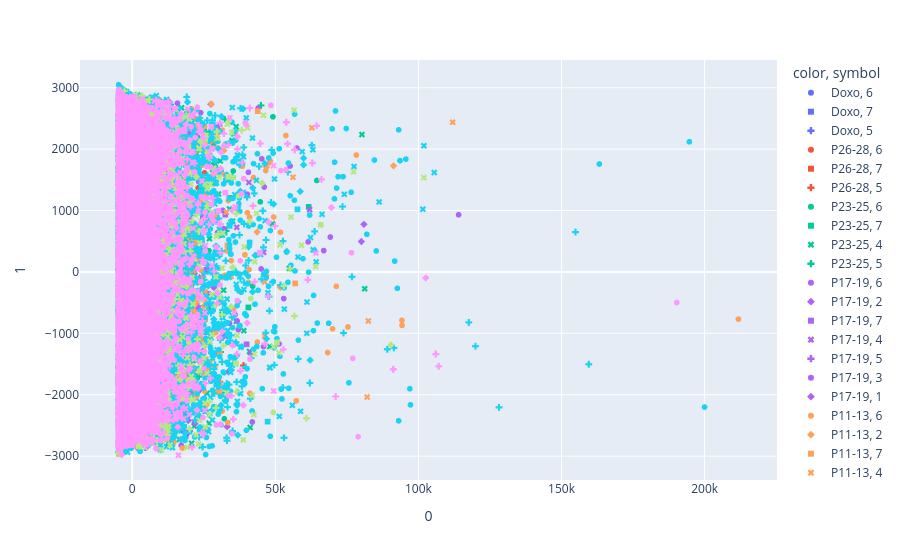

Source (notebook cell):
### Code cell
from sklearn.decomposition import PCA
n_components = 2
pca = PCA(n_components)

x_df = this_df[vars.__add__
    (["AllGroups",
    "Replicate_Number","AreaShape_Area"])].dropna()
display(x_df)
components = pca.fit_transform(x_df[vars])
display(components)

fig = px.scatter(components, x=0, y=1, color=x_df["AllGroups"],symbol=x_df["Replicate_Number"])
total_var = pca.explained_variance_ratio_.sum() * 100

# labels = {str(i): f"PC {i + 1}" for i in range(n_components)}
# labels["color"] = "AllGroups"

# fig = px.scatter_matrix(
#     components,
#     color=x_df["AllGroups"],
#     dimensions=range(n_components),
#     labels=labels,
#     title=f"Total Explained Variance: {total_var:.2f}%",
# )
# fig.update_traces(diagonal_visible=False)
fig.show()

# labels = {
#     str(i): f"PC {i + 1} ({var:.1f}%)"
#     for i, var in enumerate(pca.explained_variance_ratio_ * 100)
# }

# fig = px.scatter_matrix(
#     components, labels=labels, dimensions=range(4), color=df["species"]
# )
# fig.update_traces(diagonal_visible=False)
# fig.show()

### Figure 1 — Plotly figure (JSON) as saved in the notebook; plotly's stock layout.template omitted (floating-point values rounded to 4 significant figures; data arrays with more than 128 entries replaced by an {"elided": "..."} marker saying what was removed)
{"data": [{"hovertemplate": "color=Doxo<br>symbol=6<br>0=%{x}<br>1=%{y}<extra></extra>", "legendgroup": "Doxo, 6", "marker": {"color": "#636efa", "symbol": "circle"}, "mode": "markers", "name": "Doxo, 6", "showlegend": true, "type": "scattergl", "x": {"elided": "287 float values"}, "xaxis": "x", "y": {"elided": "287 float values"}, "yaxis": "y"}, {"hovertemplate": "color=Doxo<br>symbol=7<br>0=%{x}<br>1=%{y}<extra></extra>", "legendgroup": "Doxo, 7", "marker": {"color": "#636efa", "symbol": "square"}, "mode": "markers", "name": "Doxo, 7", "showlegend": true, "type": "scattergl", "x": [-4319.0, 585.4, -4441.0, -177.4, -3665.0, 4886.0, -3723.0, -1952.0, -4450.0, -4060.0, 10410.0, -805.3, -4304.0, -888.3, -3812.0, -4044.0, -1479.0, -4042.0, -2170.0, -4231.0, -3842.0, -4305.0, -3629.0, -4128.0, -3162.0, 244.3, -3853.0, -4132.0, -3724.0, -2603.0, -3858.0, -4464.0, -4233.0, -1352.0, -4240.0, -2767.0, -4081.0, -873.0, -4143.0, -3981.0, 5861.0, -4492.0, -4575.0, -3357.0, -4218.0, -3543.0, -2221.0, -4636.0, 2362.0, 1281.0, -4509.0, -3576.0, -3635.0, -2812.0, -4347.0, -2757.0, -3857.0, -3882.0, -4047.0, -1553.0, -4288.0, -3766.0, -4318.0, 6122.0, -3782.0, -4224.0, -2774.0, -4166.0, 821.8, -3984.0, -3826.0, -4552.0, -2418.0, -975.8, 1034.0, -941.7, -3193.0, -3917.0, -3988.0, -3823.0, -3594.0, -4282.0], "xaxis": "x", "y": [1647.0, 2102.0, -2377.0, -2224.0, 18.8, 2262.0, -701.5, -2348.0, -1211.0, 1370.0, 1898.0, 2415.0, -675.8, -1151.0, -1717.0, -292.2, -650.7, 374.7, 1281.0, -10.53, 1635.0, -2056.0, -982.5, -1272.0, -965.3, 933.4, 29.98, 1161.0, 2100.0, 2035.0, -1485.0, -987.5, -879.2, 2204.0, -2385.0, 427.3, 733.5, 257.5, -1506.0, -816.3, -345.2, -1792.0, 2148.0, -1929.0, -1661.0, 1113.0, 1326.0, -1982.0, -1694.0, -2029.0, -2201.0, -531.7, 2208.0, 22.21, 2688.0, -2413.0, -1393.0, 1037.0, -1240.0, -1679.0, -2798.0, 1129.0, 2271.0, 77.65, 1958.0, 2508.0, -2429.0, -1099.0, 1372.0, 1732.0, -1859.0, 1353.0, 577.3, 14.74, 2592.0, -955.8, 1820.0, 2472.0, 2218.0, -2014.0, -2376.0, 1947.0], "yaxis": "y"}, {"hovertemplate": "color=Doxo<br>symbol=5<br>0=%{x}<br>1=%{y}<extra></extra>", "legendgroup": "Doxo, 5", "marker": {"color": "#636efa", "symbol": "cross"}, "mode": "markers", "name": "Doxo, 5", "showlegend": true, "type": "scattergl", "x": [-4089.0, -3791.0, -769.6, -3267.0, -3505.0, -3901.0, 3646.0, -3040.0, 1720.0, -1528.0, -3938.0, -3188.0, -118.2, -4309.0, -3827.0, 283.3, -3416.0, 9892.0, -4640.0, -4409.0, -41.51, -4560.0, -4172.0, -1980.0, -4071.0, -2561.0, -926.0, 507.7, -4340.0, -4582.0, -4270.0, -4194.0, -3923.0, -41.51, -4560.0, -4172.0, -1980.0, -4071.0, -2561.0, -926.0, -4640.0, -4409.0, 507.7, -4340.0, -4582.0, -4270.0, -4194.0, -3923.0, -3944.0, -1151.0, -1240.0, -4397.0, -4427.0, -4370.0, -4231.0, 1324.0, -4483.0, 703.2, -4158.0, -4079.0, -4598.0, 2159.0, -2753.0, -3696.0, -3047.0, -4372.0, -4098.0, -3871.0, -4378.0, -3332.0, -4424.0, -4001.0, -4388.0, -4461.0, -667.7, -4355.0, -3453.0, -1566.0, -2805.0, -4531.0, -4256.0], "xaxis": "x", "y": [-1102.0, 1545.0, -1691.0, 2227.0, -1023.0, 715.3, -881.6, 1579.0, 2125.0, -1519.0, -842.2, 1019.0, 2499.0, 1174.0, 1299.0, 2511.0, -895.1, -661.3, 2094.0, 2398.0, -527.2, 76.52, 689.8, 1881.0, -1928.0, -1677.0, -377.8, -1398.0, -1386.0, -1347.0, -1635.0, -853.8, 2342.0, -527.2, 76.52, 689.8, 1881.0, -1928.0, -1677.0, -377.8, 2094.0, 2398.0, -1398.0, -1386.0, -1347.0, -1635.0, -853.8, 2342.0, -387.8, 1067.0, 282.9, 2498.0, 2974.0, -2563.0, -1639.0, 630.4, -1004.0, -985.6, -1830.0, 1337.0, -2788.0, -214.0, 1841.0, 2005.0, 2773.0, -630.5, -693.8, 366.8, 1637.0, 2477.0, -2665.0, 184.2, 2483.0, 2763.0, -107.6, 1010.0, -2293.0, -2658.0, 1377.0, -2062.0, -802.5], "yaxis": "y"}, {"hovertemplate": "color=P26-28<br>symbol=6<br>0=%{x}<br>1=%{y}<extra></extra>", "legendgroup": "P26-28, 6", "marker": {"color": "#EF553B", "symbol": "circle"}, "mode": "markers", "name": "P26-28, 6", "showlegend": true, "type": "scattergl", "x": {"elided": "381 float values"}, "xaxis": "x", "y": {"elided": "381 float values"}, "yaxis": "y"}, {"hovertemplate": "color=P26-28<br>symbol=7<br>0=%{x}<br>1=%{y}<extra></extra>", "legendgroup": "P26-28, 7", "marker": {"color": "#EF553B", "symbol": "square"}, "mode": "markers", "name": "P26-28, 7", "showlegend": true, "type": "scattergl", "x": {"elided": "377 float values"}, "xaxis": "x", "y": {"elided": "377 float values"}, "yaxis": "y"}, {"hovertemplate": "color=P26-28<br>symbol=5<br>0=%{x}<br>1=%{y}<extra></extra>", "legendgroup": "P26-28, 5", "marker": {"color": "#EF553B", "symbol": "cross"}, "mode": "markers", "name": "P26-28, 5", "showlegend": true, "type": "scattergl", "x": [-3613.0, 251.5, -3493.0, -4052.0, 2228.0, 38880.0, 1289.0, -4102.0, 835.2, -4213.0, 4309.0, -3646.0, 3598.0, -4128.0, -1459.0, -639.0, 5145.0, -2971.0, -3091.0, -1966.0, -3955.0, -3002.0, 10470.0, -3968.0, -4435.0, -3049.0, -3507.0, -2268.0, 605.1, -4161.0, -2984.0, -3746.0, 19250.0, -4365.0, 44.99, -3539.0, -2866.0, -3893.0], "xaxis": "x", "y": [-844.6, 708.7, -254.3, 592.0, -2432.0, -1523.0, 1849.0, -2051.0, -1112.0, -78.72, 1054.0, -1942.0, 1018.0, 1515.0, -2655.0, -1798.0, 1442.0, -81.56, -502.0, 104.4, -992.1, 340.7, -965.4, -209.3, 487.0, 1561.0, -1421.0, -843.4, 1821.0, 1340.0, -1349.0, -1384.0, -1561.0, -712.6, 1092.0, 1618.0, 445.9, 1407.0], "yaxis": "y"}, {"hovertemplate": "color=P23-25<br>symbol=6<br>0=%{x}<br>1=%{y}<extra></extra>", "legendgroup": "P23-25, 6", "marker": {"color": "#00cc96", "symbol": "circle"}, "mode": "markers", "name": "P23-25, 6", "showlegend": true, "type": "scattergl", "x": {"elided": "1075 float values"}, "xaxis": "x", "y": {"elided": "1075 float values"}, "yaxis": "y"}, {"hovertemplate": "color=P23-25<br>symbol=7<br>0=%{x}<br>1=%{y}<extra></extra>", "legendgroup": "P23-25, 7", "marker": {"color": "#00cc96", "symbol": "square"}, "mode": "markers", "name": "P23-25, 7", "showlegend": true, "type": "scattergl", "x": {"elided": "460 float values"}, "xaxis": "x", "y": {"elided": "460 float values"}, "yaxis": "y"}, {"hovertemplate": "color=P23-25<br>symbol=4<br>0=%{x}<br>1=%{y}<extra></extra>", "legendgroup": "P23-25, 4", "marker": {"color": "#00cc96", "symbol": "x"}, "mode": "markers", "name": "P23-25, 4", "showlegend": true, "type": "scattergl", "x": {"elided": "2293 float values"}, "xaxis": "x", "y": {"elided": "2293 float values"}, "yaxis": "y"}, {"hovertemplate": "color=P23-25<br>symbol=5<br>0=%{x}<br>1=%{y}<extra></extra>", "legendgroup": "P23-25, 5", "marker": {"color": "#00cc96", "symbol": "cross"}, "mode": "markers", "name": "P23-25, 5", "showlegend": true, "type": "scattergl", "x": {"elided": "2727 float values"}, "xaxis": "x", "y": {"elided": "2727 float values"}, "yaxis": "y"}, {"hovertemplate": "color=P17-19<br>symbol=6<br>0=%{x}<br>1=%{y}<extra></extra>", "legendgroup": "P17-19, 6", "marker": {"color": "#ab63fa", "symbol": "circle"}, "mode": "markers", "name": "P17-19, 6", "showlegend": true, "type": "scattergl", "x": {"elided": "1944 float values"}, "xaxis": "x", "y": {"elided": "1944 float values"}, "yaxis": "y"}, {"hovertemplate": "color=P17-19<br>symbol=2<br>0=%{x}<br>1=%{y}<extra></extra>", "legendgroup": "P17-19, 2", "marker": {"color": "#ab63fa", "symbol": "diamond"}, "mode": "markers", "name": "P17-19, 2", "showlegend": true, "type": "scattergl", "x": {"elided": "1208 float values"}, "xaxis": "x", "y": {"elided": "1208 float values"}, "yaxis": "y"}, {"hovertemplate": "color=P17-19<br>symbol=7<br>0=%{x}<br>1=%{y}<extra></extra>", "legendgroup": "P17-19, 7", "marker": {"color": "#ab63fa", "symbol": "square"}, "mode": "markers", "name": "P17-19, 7", "showlegend": true, "type": "scattergl", "x": {"elided": "1041 float values"}, "xaxis": "x", "y": {"elided": "1041 float values"}, "yaxis": "y"}, {"hovertemplate": "color=P17-19<br>symbol=4<br>0=%{x}<br>1=%{y}<extra></extra>", "legendgroup": "P17-19, 4", "marker": {"color": "#ab63fa", "symbol": "x"}, "mode": "markers", "name": "P17-19, 4", "showlegend": true, "type": "scattergl", "x": {"elided": "1334 float values"}, "xaxis": "x", "y": {"elided": "1334 float values"}, "yaxis": "y"}, {"hovertemplate": "color=P17-19<br>symbol=5<br>0=%{x}<br>1=%{y}<extra></extra>", "legendgroup": "P17-19, 5", "marker": {"color": "#ab63fa", "symbol": "cross"}, "mode": "markers", "name": "P17-19, 5", "showlegend": true, "type": "scattergl", "x": {"elided": "703 float values"}, "xaxis": "x", "y": {"elided": "703 float values"}, "yaxis": "y"}, {"hovertemplate": "color=P17-19<br>symbol=3<br>0=%{x}<br>1=%{y}<extra></extra>", "legendgroup": "P17-19, 3", "marker": {"color": "#ab63fa", "symbol": "circle"}, "mode": "markers", "name": "P17-19, 3", "showlegend": true, "type": "scattergl", "x": {"elided": "2271 float values"}, "xaxis": "x", "y": {"elided": "2271 float values"}, "yaxis": "y"}, {"hovertemplate": "color=P17-19<br>symbol=1<br>0=%{x}<br>1=%{y}<extra></extra>", "legendgroup": "P17-19, 1", "marker": {"color": "#ab63fa", "symbol": "diamond"}, "mode": "markers", "name": "P17-19, 1", "showlegend": true, "type": "scattergl", "x": {"elided": "644 float values"}, "xaxis": "x", "y": {"elided": "644 float values"}, "yaxis": "y"}, {"hovertemplate": "color=P11-13<br>symbol=6<br>0=%{x}<br>1=%{y}<extra></extra>", "legendgroup": "P11-13, 6", "marker": {"color": "#FFA15A", "symbol": "circle"}, "mode": "markers", "name": "P11-13, 6", "showlegend": true, "type": "scattergl", "x": {"elided": "1658 float values"}, "xaxis": "x", "y": {"elided": "1658 float values"}, "yaxis": "y"}, {"hovertemplate": "color=P11-13<br>symbol=2<br>0=%{x}<br>1=%{y}<extra></extra>", "legendgroup": "P11-13, 2", "marker": {"color": "#FFA15A", "symbol": "diamond"}, "mode": "markers", "name": "P11-13, 2", "showlegend": true, "type": "scattergl", "x": {"elided": "1590 float values"}, "xaxis": "x", "y": {"elided": "1590 float values"}, "yaxis": "y"}, {"hovertemplate": "color=P11-13<br>symbol=7<br>0=%{x}<br>1=%{y}<extra></extra>", "legendgroup": "P11-13, 7", "marker": {"color": "#FFA15A", "symbol": "square"}, "mode": "markers", "name": "P11-13, 7", "showlegend": true, "type": "scattergl", "x": {"elided": "1355 float values"}, "xaxis": "x", "y": {"elided": "1355 float values"}, "yaxis": "y"}, {"hovertemplate": "color=P11-13<br>symbol=4<br>0=%{x}<br>1=%{y}<extra></extra>", "legendgroup": "P11-13, 4", "marker": {"color": "#FFA15A", "symbol": "x"}, "mode": "markers", "name": "P11-13, 4", "showlegend": true, "type": "scattergl", "x": {"elided": "1402 float values"}, "xaxis": "x", "y": {"elided": "1402 float values"}, "yaxis": "y"}, {"hovertemplate": "color=P11-13<br>symbol=3<br>0=%{x}<br>1=%{y}<extra></extra>", "legendgroup": "P11-13, 3", "marker": {"color": "#FFA15A", "symbol": "circle"}, "mode": "markers", "name": "P11-13, 3", "showlegend": true, "type": "scattergl", "x": {"elided": "3575 float values"}, "xaxis": "x", "y": {"elided": "3575 float values"}, "yaxis": "y"}, {"hovertemplate": "color=P11-13<br>symbol=1<br>0=%{x}<br>1=%{y}<extra></extra>", "legendgroup": "P11-13, 1", "marker": {"color": "#FFA15A", "symbol": "diamond"}, "mode": "markers", "name": "P11-13, 1", "showlegend": true, "type": "scattergl", "x": {"elided": "1785 float values"}, "xaxis": "x", "y": {"elided": "1785 float values"}, "yaxis": "y"}, {"hovertemplate": "color=P6-10<br>symbol=6<br>0=%{x}<br>1=%{y}<extra></extra>", "legendgroup": "P6-10, 6", "marker": {"color": "#19d3f3", "symbol": "circle"}, "mode": "markers", "name": "P6-10, 6", "showlegend": true, "type": "scattergl", "x": {"elided": "5377 float values"}, "xaxis": "x", "y": {"elided": "5377 float values"}, "yaxis": "y"}, {"hovertemplate": "color=P6-10<br>symbol=2<br>0=%{x}<br>1=%{y}<extra></extra>", "legendgroup": "P6-10, 2", "marker": {"color": "#19d3f3", "symbol": "diamond"}, "mode": "markers", "name": "P6-10, 2", "showlegend": true, "type": "scattergl", "x": {"elided": "3486 float values"}, "xaxis": "x", "y": {"elided": "3486 float values"}, "yaxis": "y"}, {"hovertemplate": "color=P6-10<br>symbol=7<br>0=%{x}<br>1=%{y}<extra></extra>", "legendgroup": "P6-10, 7", "marker": {"color": "#19d3f3", "symbol": "square"}, "mode": "markers", "name": "P6-10, 7", "showlegend": true, "type": "scattergl", "x": {"elided": "1261 float values"}, "xaxis": "x", "y": {"elided": "1261 float values"}, "yaxis": "y"}, {"hovertemplate": "color=P6-10<br>symbol=4<br>0=%{x}<br>1=%{y}<extra></extra>", "legendgroup": "P6-10, 4", "marker": {"color": "#19d3f3", "symbol": "x"}, "mode": "markers", "name": "P6-10, 4", "showlegend": true, "type": "scattergl", "x": {"elided": "3710 float values"}, "xaxis": "x", "y": {"elided": "3710 float values"}, "yaxis": "y"}, {"hovertemplate": "color=P6-10<br>symbol=5<br>0=%{x}<br>1=%{y}<extra></extra>", "legendgroup": "P6-10, 5", "marker": {"color": "#19d3f3", "symbol": "cross"}, "mode": "markers", "name": "P6-10, 5", "showlegend": true, "type": "scattergl", "x": {"elided": "3617 float values"}, "xaxis": "x", "y": {"elided": "3617 float values"}, "yaxis": "y"}, {"hovertemplate": "color=P6-10<br>symbol=3<br>0=%{x}<br>1=%{y}<extra></extra>", "legendgroup": "P6-10, 3", "marker": {"color": "#19d3f3", "symbol": "circle"}, "mode": "markers", "name": "P6-10, 3", "showlegend": true, "type": "scattergl", "x": {"elided": "2991 float values"}, "xaxis": "x", "y": {"elided": "2991 float values"}, "yaxis": "y"}, {"hovertemplate": "color=P6-10<br>symbol=1<br>0=%{x}<br>1=%{y}<extra></extra>", "legendgroup": "P6-10, 1", "marker": {"color": "#19d3f3", "symbol": "diamond"}, "mode": "markers", "name": "P6-10, 1", "showlegend": true, "type": "scattergl", "x": {"elided": "2954 float values"}, "xaxis": "x", "y": {"elided": "2954 float values"}, "yaxis": "y"}, {"hovertemplate": "color=P29+<br>symbol=6<br>0=%{x}<br>1=%{y}<extra></extra>", "legendgroup": "P29+, 6", "marker": {"color": "#FF6692", "symbol": "circle"}, "mode": "markers", "name": "P29+, 6", "showlegend": true, "type": "scattergl", "x": [-4366.0, -4300.0, -4419.0, -4096.0, -2150.0], "xaxis": "x", "y": [1269.0, 1531.0, -2731.0, -95.4, -2307.0], "yaxis": "y"}, {"hovertemplate": "color=P29+<br>symbol=7<br>0=%{x}<br>1=%{y}<extra></extra>", "legendgroup": "P29+, 7", "marker": {"color": "#FF6692", "symbol": "square"}, "mode": "markers", "name": "P29+, 7", "showlegend": true, "type": "scattergl", "x": [-4082.0, -3760.0, -1625.0, -4225.0, -3564.0, -3777.0, -4134.0, 2229.0, -3369.0, -3702.0, -1872.0, -4068.0, -4558.0, -3819.0, -4463.0, -474.6, -2711.0, 1635.0, 5384.0, -4041.0, -3231.0, -4030.0, -3523.0, -2585.0, -3925.0, -3841.0, -2772.0, -4520.0, -4353.0, -4486.0, -3530.0, -2338.0, -1476.0, -3617.0, -4423.0, -3571.0], "xaxis": "x", "y": [-1244.0, -189.0, -675.3, -1752.0, 1898.0, 1580.0, 1053.0, -141.1, 1944.0, 340.7, 1799.0, 1288.0, 2474.0, 764.7, 2497.0, 108.3, -159.5, 1107.0, -595.0, 737.9, -2328.0, 1554.0, 810.3, 1909.0, 20.0, 2436.0, -1915.0, -292.7, 96.74, 1216.0, 1895.0, 548.7, 82.17, -1631.0, -1961.0, -1999.0], "yaxis": "y"}, {"hovertemplate": "color=P29+<br>symbol=5<br>0=%{x}<br>1=%{y}<extra></extra>", "legendgroup": "P29+, 5", "marker": {"color": "#FF6692", "symbol": "cross"}, "mode": "markers", "name": "P29+, 5", "showlegend": true, "type": "scattergl", "x": {"elided": "164 float values"}, "xaxis": "x", "y": {"elided": "164 float values"}, "yaxis": "y"}, {"hovertemplate": "color=P20-22<br>symbol=6<br>0=%{x}<br>1=%{y}<extra></extra>", "legendgroup": "P20-22, 6", "marker": {"color": "#B6E880", "symbol": "circle"}, "mode": "markers", "name": "P20-22, 6", "showlegend": true, "type": "scattergl", "x": [-3415.0, 395.2, -3669.0, -2444.0, 3956.0, -3612.0, -3210.0, 224.4, 3372.0, -4099.0, 51.57, 3942.0, -4208.0, 531.7, -4709.0, -4465.0, -4601.0, -3038.0, -3717.0, -4166.0, -3545.0, -4296.0, -3934.0, 2358.0, -4218.0, -1687.0, -4029.0, -4573.0, -3668.0, -3455.0, -865.5, -1972.0, 11910.0, -3844.0, -2513.0, 1806.0, 6148.0, -4136.0, -4374.0, -4266.0, -4142.0, -4398.0, -3952.0, -4113.0, -4596.0, 8062.0, -3049.0, -490.0, -3437.0, -1147.0, -1093.0, -3684.0, -3939.0, 1756.0, -868.8, -3962.0, -4181.0, -3975.0, -849.0, -4439.0, -2994.0, 665.8, -4340.0, 49290.0, -4263.0, -3899.0, -3436.0, -2638.0, -4173.0, -3960.0, -4175.0, -1645.0, -3992.0, -4449.0, -3389.0, -4192.0, -2612.0, -3440.0, -3981.0, 14430.0, -62.65, 9990.0, -89.13, -3973.0, -2173.0, -3726.0, 7815.0, 10970.0, -4126.0, -4379.0, -4447.0, 345.5, -1688.0, -4083.0], "xaxis": "x", "y": [1773.0, 2695.0, 146.8, -1645.0, -978.4, -837.2, 1077.0, 995.5, -2060.0, -696.3, -209.5, 449.0, -2632.0, -1892.0, -1036.0, -2280.0, -2256.0, -1787.0, 2031.0, -1686.0, -2176.0, -412.2, 133.4, -413.6, 2301.0, -2333.0, 2482.0, 2185.0, -2098.0, 1640.0, -2463.0, -2437.0, -2593.0, 1914.0, 2767.0, -2282.0, -1361.0, -2072.0, -846.3, -615.7, -1199.0, -554.5, 1392.0, 2643.0, -700.0, 424.3, 250.5, -1011.0, 1549.0, -2041.0, -1922.0, -1180.0, -1758.0, 1392.0, -1674.0, -399.6, -1916.0, -1672.0, -1802.0, -962.6, -65.96, -97.74, -2468.0, -2288.0, -2392.0, -1948.0, -1830.0, -1135.0, -969.0, 497.8, -2304.0, -1869.0, -729.0, 61.99, 415.9, 740.6, 1212.0, -838.5, 2534.0, -2146.0, 1047.0, 2187.0, 2305.0, 667.2, 2358.0, -1895.0, -1307.0, -452.2, -341.9, 65.95, -2335.0, -1260.0, 181.0, 1517.0], "yaxis": "y"}, {"hovertemplate": "color=P20-22<br>symbol=2<br>0=%{x}<br>1=%{y}<extra></extra>", "legendgroup": "P20-22, 2", "marker": {"color": "#B6E880", "symbol": "diamond"}, "mode": "markers", "name": "P20-22, 2", "showlegend": true, "type": "scattergl", "x": {"elided": "653 float values"}, "xaxis": "x", "y": {"elided": "653 float values"}, "yaxis": "y"}, {"hovertemplate": "color=P20-22<br>symbol=7<br>0=%{x}<br>1=%{y}<extra></extra>", "legendgroup": "P20-22, 7", "marker": {"color": "#B6E880", "symbol": "square"}, "mode": "markers", "name": "P20-22, 7", "showlegend": true, "type": "scattergl", "x": {"elided": "877 float values"}, "xaxis": "x", "y": {"elided": "877 float values"}, "yaxis": "y"}, {"hovertemplate": "color=P20-22<br>symbol=4<br>0=%{x}<br>1=%{y}<extra></extra>", "legendgroup": "P20-22, 4", "marker": {"color": "#B6E880", "symbol": "x"}, "mode": "markers", "name": "P20-22, 4", "showlegend": true, "type": "scattergl", "x": {"elided": "1855 float values"}, "xaxis": "x", "y": {"elided": "1855 float values"}, "yaxis": "y"}, {"hovertemplate": "color=P20-22<br>symbol=5<br>0=%{x}<br>1=%{y}<extra></extra>", "legendgroup": "P20-22, 5", "marker": {"color": "#B6E880", "symbol": "cross"}, "mode": "markers", "name": "P20-22, 5", "showlegend": true, "type": "scattergl", "x": {"elided": "2141 float values"}, "xaxis": "x", "y": {"elided": "2141 float values"}, "yaxis": "y"}, {"hovertemplate": "color=P20-22<br>symbol=3<br>0=%{x}<br>1=%{y}<extra></extra>", "legendgroup": "P20-22, 3", "marker": {"color": "#B6E880", "symbol": "circle"}, "mode": "markers", "name": "P20-22, 3", "showlegend": true, "type": "scattergl", "x": {"elided": "1057 float values"}, "xaxis": "x", "y": {"elided": "1057 float values"}, "yaxis": "y"}, {"hovertemplate": "color=P14-16<br>symbol=2<br>0=%{x}<br>1=%{y}<extra></extra>", "legendgroup": "P14-16, 2", "marker": {"color": "#FF97FF", "symbol": "diamond"}, "mode": "markers", "name": "P14-16, 2", "showlegend": true, "type": "scattergl", "x": {"elided": "1771 float values"}, "xaxis": "x", "y": {"elided": "1771 float values"}, "yaxis": "y"}, {"hovertemplate": "color=P14-16<br>symbol=7<br>0=%{x}<br>1=%{y}<extra></extra>", "legendgroup": "P14-16, 7", "marker": {"color": "#FF97FF", "symbol": "square"}, "mode": "markers", "name": "P14-16, 7", "showlegend": true, "type": "scattergl", "x": {"elided": "1637 float values"}, "xaxis": "x", "y": {"elided": "1637 float values"}, "yaxis": "y"}, {"hovertemplate": "color=P14-16<br>symbol=4<br>0=%{x}<br>1=%{y}<extra></extra>", "legendgroup": "P14-16, 4", "marker": {"color": "#FF97FF", "symbol": "x"}, "mode": "markers", "name": "P14-16, 4", "showlegend": true, "type": "scattergl", "x": {"elided": "1373 float values"}, "xaxis": "x", "y": {"elided": "1373 float values"}, "yaxis": "y"}, {"hovertemplate": "color=P14-16<br>symbol=5<br>0=%{x}<br>1=%{y}<extra></extra>", "legendgroup": "P14-16, 5", "marker": {"color": "#FF97FF", "symbol": "cross"}, "mode": "markers", "name": "P14-16, 5", "showlegend": true, "type": "scattergl", "x": {"elided": "2085 float values"}, "xaxis": "x", "y": {"elided": "2085 float values"}, "yaxis": "y"}, {"hovertemplate": "color=P14-16<br>symbol=3<br>0=%{x}<br>1=%{y}<extra></extra>", "legendgroup": "P14-16, 3", "marker": {"color": "#FF97FF", "symbol": "circle"}, "mode": "markers", "name": "P14-16, 3", "showlegend": true, "type": "scattergl", "x": {"elided": "3369 float values"}, "xaxis": "x", "y": {"elided": "3369 float values"}, "yaxis": "y"}, {"hovertemplate": "color=P14-16<br>symbol=1<br>0=%{x}<br>1=%{y}<extra></extra>", "legendgroup": "P14-16, 1", "marker": {"color": "#FF97FF", "symbol": "diamond"}, "mode": "markers", "name": "P14-16, 1", "showlegend": true, "type": "scattergl", "x": {"elided": "1213 float values"}, "xaxis": "x", "y": {"elided": "1213 float values"}, "yaxis": "y"}], "layout": {"legend": {"title": {"text": "color, symbol"}, "tracegroupgap": 0}, "margin": {"t": 60}, "xaxis": {"anchor": "y", "domain": [0, 1], "title": {"text": "0"}}, "yaxis": {"anchor": "x", "domain": [0, 1], "title": {"text": "1"}}}}
